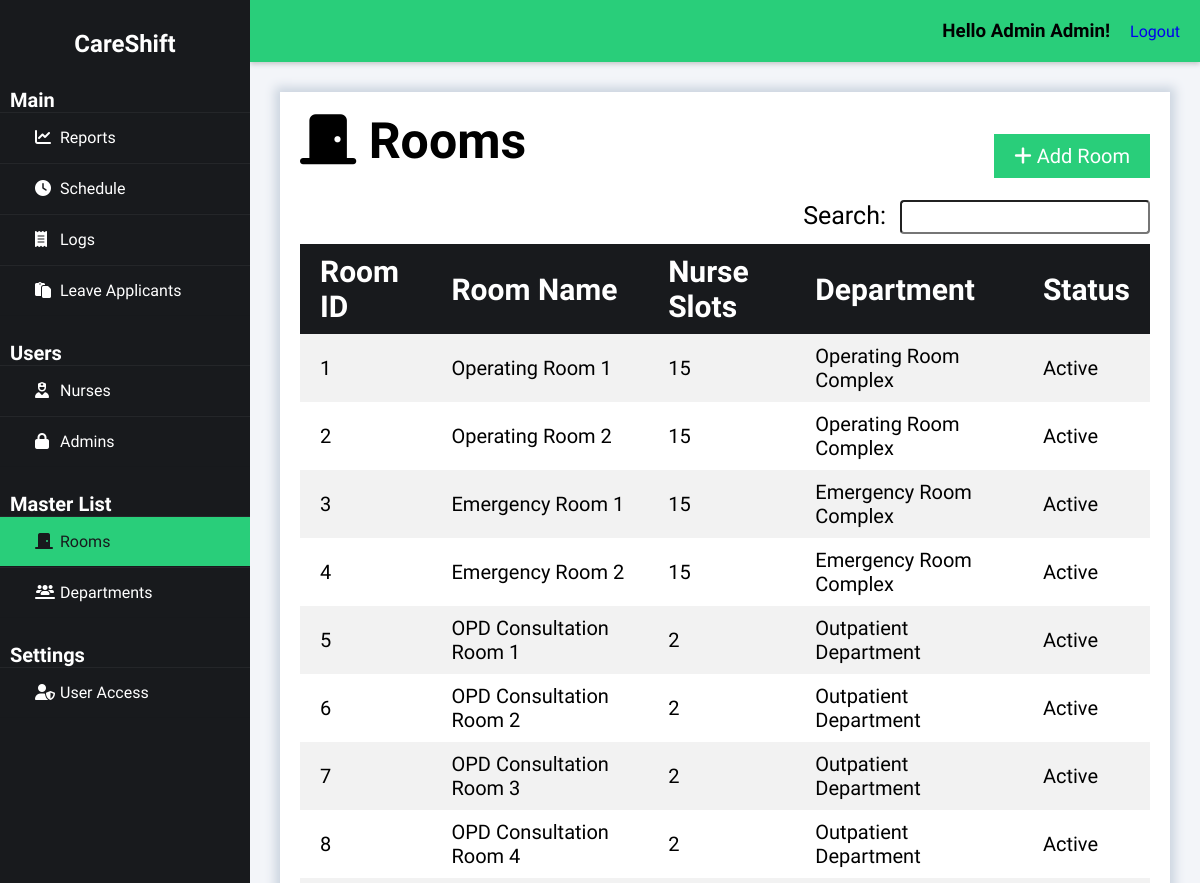
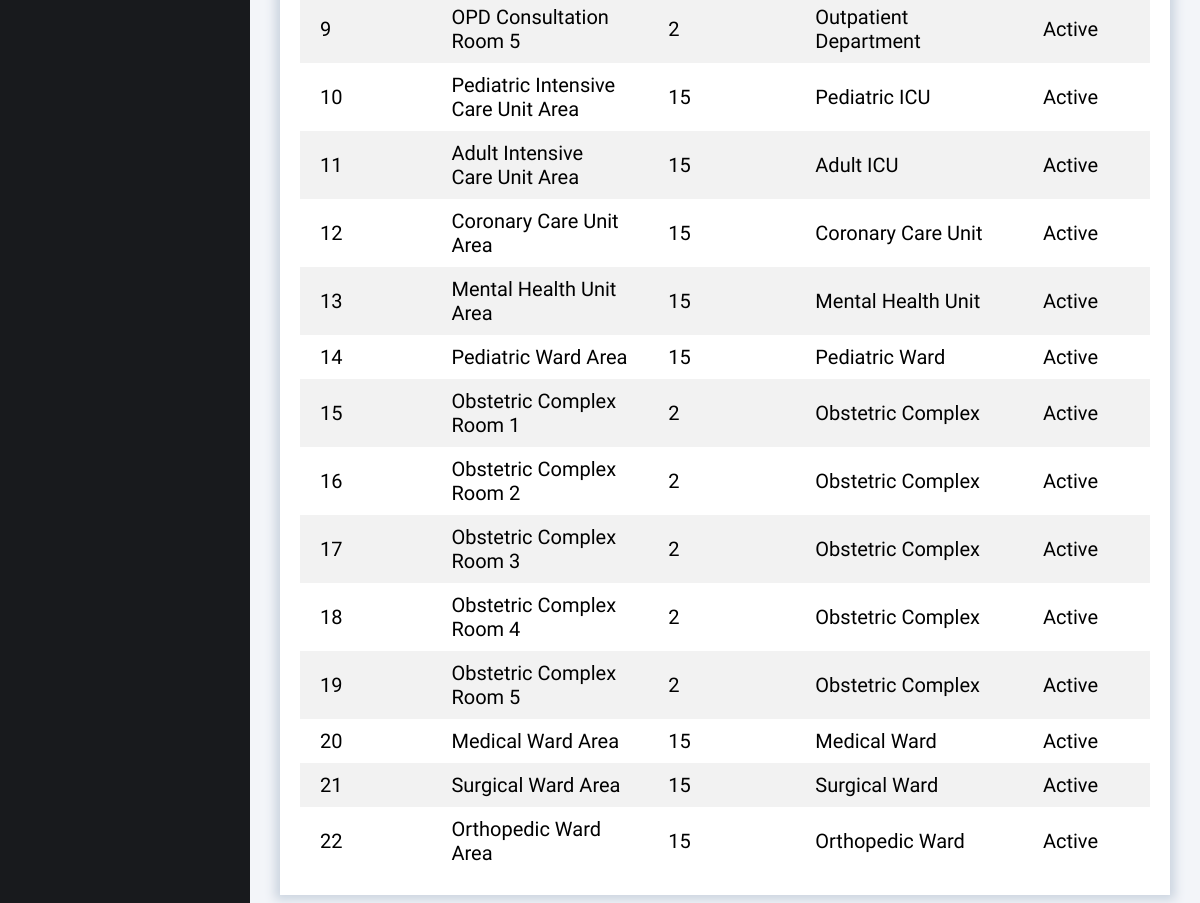
The page /index.php?page=rooms (signed in) on the database its author committed (2 pictures, top to bottom).
### tables this page shows
CREATE TABLE `room` (
  `room_id` int(50) NOT NULL auto_increment,
  `room_name` varchar(255) NOT NULL,
  `room_slots` int(10) NOT NULL,
  `status_id` int(50) NOT NULL,
  `department_id` int(50) NOT NULL,
  PRIMARY KEY  (`room_id`),
  KEY (`status_id`),
  KEY (`department_id`)
);

CREATE TABLE `department` (
  `department_id` int(50) NOT NULL auto_increment,
  `department_name` varchar(50) NOT NULL,
  `department_desc` varchar(255) NOT NULL,
  `dept_type_id` int(50) NOT NULL,
  PRIMARY KEY  (`department_id`),
  KEY (`dept_type_id`)
);

CREATE TABLE `status` (
  `status_id` int(50) NOT NULL auto_increment,
  `status_name` varchar(50) NOT NULL,
  PRIMARY KEY  (`status_id`)
);

### class/class.admin.php (called while the page is built, shortened)
<?php
class Admin{
	private $DB_SERVER='localhost';
	private $DB_USERNAME='root';
	private $DB_PASSWORD='';
	private $DB_DATABASE='db_careshift';
	private $conn;
	public function __construct(){
		$this->conn = new PDO("mysql:host=".$this->DB_SERVER.";dbname=".$this->DB_DATABASE,$this->DB_USERNAME,$this->DB_PASSWORD);
	}
	function get_id_by_username($username){
		$sql="SELECT adm_id FROM admin WHERE adm_username = :username";
		$q = $this->conn->prepare($sql);
		$q->execute(['username' => $username]);
		$id = $q->fetchColumn();
		return $id;
	}
	function get_fname($id){
		$sql="SELECT adm_fname FROM admin WHERE adm_id = :id";
		$q = $this->conn->prepare($sql);
		$q->execute(['id' => $id]);
		$fname = $q->fetchColumn();
		return $fname;
	}
	function get_lname($id){
		$sql="SELECT adm_lname FROM admin WHERE adm_id = :id";
		$q = $this->conn->prepare($sql);
		$q->execute(['id' => $id]);
		$lname = $q->fetchColumn();
		return $lname;
	}
}
?>

### class/class.rooms.php (called while the page is built, shortened)
<?php
class Rooms{
	private $DB_SERVER='localhost';
	private $DB_USERNAME='root';
	private $DB_PASSWORD='';
	private $DB_DATABASE='db_careshift';
	private $conn;
	public function __construct(){
		$this->conn = new PDO("mysql:host=".$this->DB_SERVER.";dbname=".$this->DB_DATABASE,$this->DB_USERNAME,$this->DB_PASSWORD);
	}
	public function list_room(){
		$sql="SELECT * FROM room";
		$q = $this->conn->query($sql) or die("failed!");
		while($r = $q->fetch(PDO::FETCH_ASSOC)){
		$data[]=$r;
		}
		if(empty($data)){
		   return false;
		}else{
			return $data;
		}
	}
	function get_room_department_name($id){
		$sql="SELECT department_name FROM department INNER JOIN room WHERE room.department_id = department.department_id AND room_id = :id";
		$q = $this->conn->prepare($sql);
		$q->execute(['id' => $id]);
		$department_name = $q->fetchColumn();
		return $department_name;
	}
	function get_room_status_name($id){
		$sql="SELECT status_name FROM status INNER JOIN room WHERE room.status_id = status.status_id AND room_id = :id";
		$q = $this->conn->prepare($sql);
		$q->execute(['id' => $id]);
		$status_name = $q->fetchColumn();
		return $status_name;
	}
}
?>

### rooms-module/records.php (the view)
<div class="heading">
    <h1><i class="fas fa-solid fa-door-closed"></i>&nbspRooms</h1>
    <a href="index.php?page=rooms&subpage=add" class="right_button"><i class="fa fa-plus"></i>&nbspAdd Room</a>
</div>
<span class="right">
    <div class="search_bar">
        <label for="search">Search:</label>
        <input type="text" id="search" class="search" name="search" onkeyup="filterTable()">
    </div>
</span>
<table id="tablerecords">
    <thead>
        <tr>
            <th>Room ID</th>
            <th>Room Name</th>
            <th>Nurse Slots</th>
            <th>Department</th>
            <th>Status</th>
        </tr>
    </thead>
    <tbody>
        <?php
        if ($rooms->list_room() != false) {
            foreach ($rooms->list_room() as $value) {
                extract($value);
                $row_url = "index.php?page=rooms&subpage=profile&id=" . $room_id;
                ?>
                <tr onclick="location.href='<?php echo $row_url; ?>'" style="cursor: pointer;">
                    <td><?php echo $room_id; ?></td>
                    <td><?php echo $room_name; ?></td>
                    <td><?php echo $room_slots; ?></td>
                    <td><?php echo $rooms->get_room_department_name($room_id); ?></td>
                    <td><?php echo $rooms->get_room_status_name($room_id); ?></td>
                </tr>
                <?php
            }
        } else {
            ?>
            <tr>
                <td colspan="5">No Record Found.</td>
            </tr>
        <?php
        }
        ?>
    </tbody>
</table>

### index.php (shortened to what this page needs)
<?php
include_once 'class/class.admin.php';
include_once 'class/class.rooms.php';
$page = (isset($_GET['page']) && $_GET['page'] != '') ? $_GET['page'] : 'reports';
$subpage = (isset($_GET['subpage']) && $_GET['subpage'] != '') ? $_GET['subpage'] : '';
$admin = new Admin();
$rooms = new Rooms();
$admin_id = $admin->get_id_by_username($_SESSION['adm_username']);
?>
<!DOCTYPE html>
<html>
<head>
    <link rel="stylesheet" href="css/styles.css">
    <link rel="stylesheet" href="https://cdnjs.cloudflare.com/ajax/libs/fullcalendar/3.4.0/fullcalendar.css" />
</head>
<body>
    <div class="wrapper">
        <div class="sidebar">
            <h2>CareShift</h2>
            <ul>
                <h3>Main</h3>
                <li><a href="index.php?page=reports" class="<?= $page == 'reports' ? 'active' : '' ?>"><i class="fas fa-solid fa-chart-line"></i>Reports</a></li>
                <li><a href="index.php?page=schedule" class="<?= $page == 'schedule' ? 'active' : '' ?>"><i class="fas fa-solid fa-clock"></i>Schedule</a></li>
                <li><a href="index.php?page=logs" class="<?= $page == 'logs' ? 'active' : '' ?>"><i class="fas fa-solid fa-receipt"></i>Logs</a></li>
                <li><a href="index.php?page=leave" class="<?= $page == 'leave' ? 'active' : '' ?>"><i class="fas fa-regular fa-paste"></i></i></i>Leave Applicants</a></li>
                <h3>Users</h3>
                <li><a href="index.php?page=nurses" class="<?= $page == 'nurses' ? 'active' : '' ?>"><i class="fas fa-solid fa-user-nurse"></i>Nurses</a></li>
                <li><a href="index.php?page=admins" class="<?= $page == 'admins' ? 'active' : '' ?>"><i class="fas fa-lock" aria-hidden="true"></i></i>Admins</a></li>
                <h3>Master List</h3>
                <li><a href="index.php?page=rooms" class="<?= $page == 'rooms' ? 'active' : '' ?>"><i class="fas fa-solid fa-door-closed"></i>Rooms</a></li>
                <li><a href="index.php?page=departments" class="<?= $page == 'departments' ? 'active' : '' ?>"><i class="fas fa-solid fa-users-line"></i>Departments</a></li>
                <h3>Settings</h3>
                <li><a href="index.php?page=useraccess" class="<?= $page == 'useraccess' ? 'active' : '' ?>"><i class="fas fa-solid fa-user-shield"></i>User Access</a></li>
            </ul>
        </div>
        <div class="body">
            <div class="header">
                <h3>Hello <?php echo $admin->get_fname($admin_id).' '.$admin->get_lname($admin_id);?>!</h3>
                <a href="logout.php" class="right">Logout</a>
            </div>
            <div class="main_content">
                <?php
                    switch($page){
                    case 'rooms':
                        require_once 'rooms-module/index.php';
                    break;
                    }
                ?>
            </div>
        </div>
    </div>
</body>
</html>

### rooms-module/index.php (shortened to what this page needs)
<div class="content_wrapper">
	<?php
        switch($subpage){
            default:
                require_once 'records.php';
            break;
        }
    ?>
</div>

### css/styles.css (style rules this page uses)
* { margin: 0; padding: 0; box-sizing: border-box; list-style: none; text-decoration: none; font-family: "Afacad Flux", sans-serif; }
body { background: #f3f5f9; }
.wrapper { display: flex; position: relative; }
.wrapper .sidebar { position: fixed; width: 250px; height: 100%; background: #181a1d; padding: 30px 0; z-index: 999; }
.wrapper .sidebar h2 { color: white; text-align: center; margin-bottom: 30px; }
.wrapper .sidebar h3 { color: white; font-size: 20px; margin-top: 25px; margin-left: 10px; }
.wrapper .sidebar ul li { border-bottom: 1px solid rgba(0, 0, 0, 0.05); border-top: 1px solid rgba(255, 255, 255, 0.05); }
.wrapper .sidebar ul li a { color: white; display: block; padding: 15px 15px 15px 35px; }
.wrapper .sidebar ul li a .fas { width: 25px; }
.wrapper .sidebar ul li a.active { background-color: #29ce7a; color: #181a1d; }
.wrapper .sidebar ul li a.active .fas { color: #181a1d; }
.wrapper .body { width: 100%; margin-left: 250px; }
.wrapper .body .header { padding: 20px; background: #29ce7a; display: flex; justify-content: flex-end; gap: 20px; align-items: center; position: sticky; top: 0; z-index: 100; box-shadow: 0 2px 5px rgba(0, 0, 0, 0.2); }
.wrapper .body .header h3 { margin: 0; }
.wrapper .body .main_content { padding: 0px 30px 0px 30px; }
.wrapper .body .main_content h1 { font-size: 50px; margin-bottom: 30px; width: 80%; }
.wrapper .body .main_content .content_wrapper { background: white; box-shadow: 0 0 10px 5px #CBD4DF; padding: 20px; margin-top: 30px; margin-bottom: 30px; }
.wrapper .body .main_content .content_wrapper .heading { display: flex; justify-content: space-between; align-items: center; }
.heading .right_button { padding: 10px 20px; background-color: #29ce7a; color: white; border: none; cursor: pointer; font-size: 20px; }
.right { float: right; }
.right .search_bar { margin-bottom: 10px; }
.right .search_bar label { font-size: 25px; margin-bottom: 10px; font-weight: normal; }
.search_bar input[type="text"] { padding: 3px; width: 250px; font-size: 20px; border-radius: 4px; margin-left: 10px; }
#tablerecords { padding: 10px; width: 100%; border-collapse: collapse; }
#tablerecords thead { color: white; background-color: #181a1d; text-align: left; font-size: 30px; }
#tablerecords thead tr th { padding: 10px 20px 10px 20px; }
#tablerecords th, #tablerecords td { padding: 10px 0px; }
#tablerecords tbody { font-size: 20px; }
#tablerecords tbody tr:nth-child(odd) { background-color: #f2f2f2; }
#tablerecords tbody tr:nth-child(even) { background-color: #ffffff; }
#tablerecords tbody tr td { padding: 10px 20px 10px 20px; }
label { margin-bottom: 5px; font-weight: bold; font-size: 25px; }

### rows shown on the page
room: room_id "1", room_name "Operating Room 1", room_slots "15", room_id.department_name "Operating Room Complex", room_id.status_name "Active"
room: room_id "2", room_name "Operating Room 2", room_slots "15", room_id.department_name "Operating Room Complex", room_id.status_name "Active"
room: room_id "3", room_name "Emergency Room 1", room_slots "15", room_id.department_name "Emergency Room Complex", room_id.status_name "Active"
room: room_id "4", room_name "Emergency Room 2", room_slots "15", room_id.department_name "Emergency Room Complex", room_id.status_name "Active"
room: room_id "5", room_name "OPD Consultation Room 1", room_slots "2", room_id.department_name "Outpatient Department", room_id.status_name "Active"
room: room_id "6", room_name "OPD Consultation Room 2", room_slots "2", room_id.department_name "Outpatient Department", room_id.status_name "Active"
room: room_id "7", room_name "OPD Consultation Room 3", room_slots "2", room_id.department_name "Outpatient Department", room_id.status_name "Active"
room: room_id "8", room_name "OPD Consultation Room 4", room_slots "2", room_id.department_name "Outpatient Department", room_id.status_name "Active"
room: room_id "9", room_name "OPD Consultation Room 5", room_slots "2", room_id.department_name "Outpatient Department", room_id.status_name "Active"
room: room_id "10", room_name "Pediatric Intensive Care Unit Area", room_slots "15", room_id.department_name "Pediatric ICU", room_id.status_name "Active"
room: room_id "11", room_name "Adult Intensive Care Unit Area", room_slots "15", room_id.department_name "Adult ICU", room_id.status_name "Active"
room: room_id "12", room_name "Coronary Care Unit Area", room_slots "15", room_id.department_name "Coronary Care Unit", room_id.status_name "Active"
room: room_id "13", room_name "Mental Health Unit Area", room_slots "15", room_id.department_name "Mental Health Unit", room_id.status_name "Active"
room: room_id "14", room_name "Pediatric Ward Area", room_slots "15", room_id.department_name "Pediatric Ward", room_id.status_name "Active"
room: room_id "15", room_name "Obstetric Complex Room 1", room_slots "2", room_id.department_name "Obstetric Complex", room_id.status_name "Active"
room: room_id "16", room_name "Obstetric Complex Room 2", room_slots "2", room_id.department_name "Obstetric Complex", room_id.status_name "Active"
room: room_id "17", room_name "Obstetric Complex Room 3", room_slots "2", room_id.department_name "Obstetric Complex", room_id.status_name "Active"
room: room_id "18", room_name "Obstetric Complex Room 4", room_slots "2", room_id.department_name "Obstetric Complex", room_id.status_name "Active"
room: room_id "19", room_name "Obstetric Complex Room 5", room_slots "2", room_id.department_name "Obstetric Complex", room_id.status_name "Active"
room: room_id "20", room_name "Medical Ward Area", room_slots "15", room_id.department_name "Medical Ward", room_id.status_name "Active"
room: room_id "21", room_name "Surgical Ward Area", room_slots "15", room_id.department_name "Surgical Ward", room_id.status_name "Active"
room: room_id "22", room_name "Orthopedic Ward Area", room_slots "15", room_id.department_name "Orthopedic Ward", room_id.status_name "Active"

### other values the page prints
$admin->get_fname($admin_id) "Admin"
$admin->get_lname($admin_id) "Admin"
